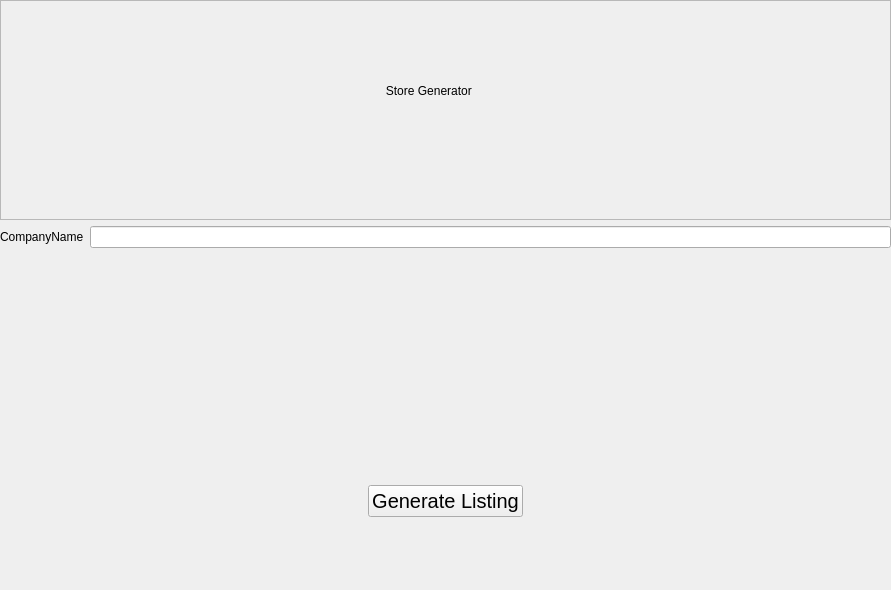
<?xml version="1.0" encoding="UTF-8"?>
<ui version="4.0">
 <class>Form</class>
 <widget class="QWidget" name="Form">
  <property name="geometry">
   <rect>
    <x>0</x>
    <y>0</y>
    <width>891</width>
    <height>590</height>
   </rect>
  </property>
  <property name="windowTitle">
   <string>Form</string>
  </property>
  <widget class="QWidget" name="verticalLayoutWidget">
   <property name="geometry">
    <rect>
     <x>0</x>
     <y>0</y>
     <width>891</width>
     <height>591</height>
    </rect>
   </property>
   <layout class="QVBoxLayout" name="verticalLayout">
    <item>
     <widget class="QFrame" name="frame">
      <property name="frameShape">
       <enum>QFrame::Shape::StyledPanel</enum>
      </property>
      <property name="frameShadow">
       <enum>QFrame::Shadow::Raised</enum>
      </property>
      <widget class="QLabel" name="label">
       <property name="geometry">
        <rect>
         <x>270</x>
         <y>60</y>
         <width>321</width>
         <height>61</height>
        </rect>
       </property>
       <property name="text">
        <string>Store Generator </string>
       </property>
       <property name="alignment">
        <set>Qt::AlignmentFlag::AlignCenter</set>
       </property>
      </widget>
     </widget>
    </item>
    <item>
     <layout class="QFormLayout" name="formLayout_2">
      <item row="0" column="0">
       <widget class="QLabel" name="companyNameLabel">
        <property name="text">
         <string>CompanyName</string>
        </property>
       </widget>
      </item>
      <item row="0" column="1">
       <widget class="QLineEdit" name="companyNameLineEdit"/>
      </item>
     </layout>
    </item>
    <item>
     <widget class="QFrame" name="horizontalFrame">
      <property name="maximumSize">
       <size>
        <width>16777215</width>
        <height>100</height>
       </size>
      </property>
      <layout class="QHBoxLayout" name="horizontalLayout">
       <item>
        <spacer name="horizontalSpacer">
         <property name="orientation">
          <enum>Qt::Orientation::Horizontal</enum>
         </property>
         <property name="sizeHint" stdset="0">
          <size>
           <width>40</width>
           <height>20</height>
          </size>
         </property>
        </spacer>
       </item>
       <item>
        <widget class="QPushButton" name="createButton">
         <property name="font">
          <font>
           <pointsize>15</pointsize>
          </font>
         </property>
         <property name="text">
          <string>Generate Listing</string>
         </property>
        </widget>
       </item>
       <item>
        <spacer name="horizontalSpacer_2">
         <property name="orientation">
          <enum>Qt::Orientation::Horizontal</enum>
         </property>
         <property name="sizeHint" stdset="0">
          <size>
           <width>40</width>
           <height>20</height>
          </size>
         </property>
        </spacer>
       </item>
      </layout>
     </widget>
    </item>
    <item>
     <spacer name="verticalSpacer">
      <property name="orientation">
       <enum>Qt::Orientation::Vertical</enum>
      </property>
      <property name="sizeType">
       <enum>QSizePolicy::Policy::Fixed</enum>
      </property>
      <property name="sizeHint" stdset="0">
       <size>
        <width>20</width>
        <height>40</height>
       </size>
      </property>
     </spacer>
    </item>
   </layout>
  </widget>
 </widget>
 <resources/>
 <connections/>
</ui>
